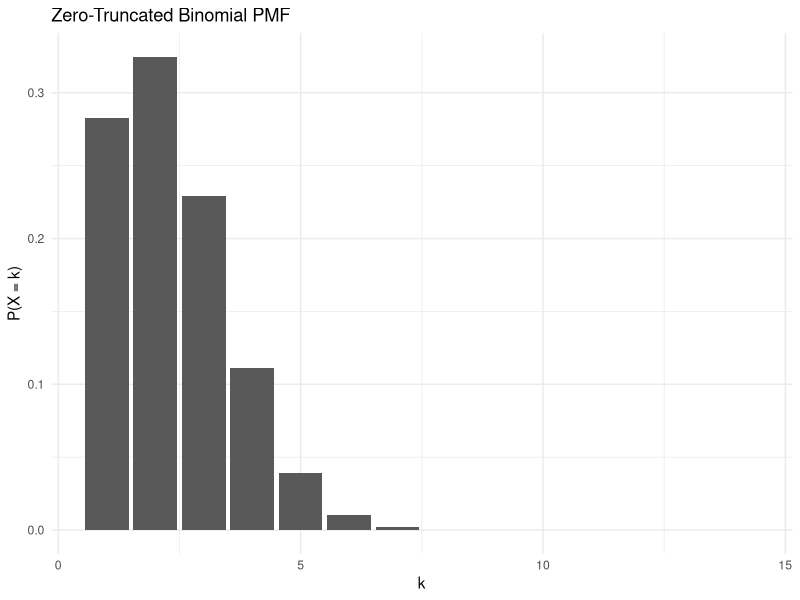
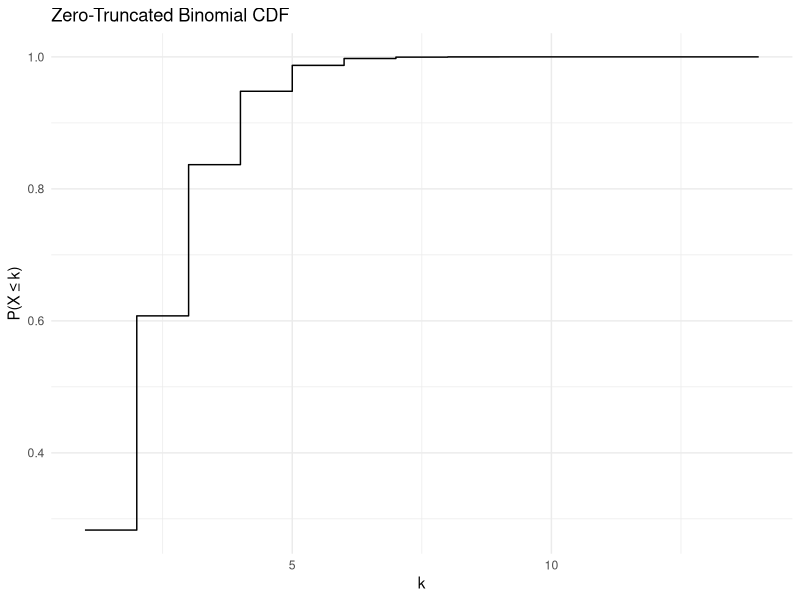

Source code (R) for these figures, in order:
library(ggplot2)
# Zero-Truncated Binomial PMF
dztbinom <- function(k,n,p) {
  if (any(k < 1 | k > n)) {
    return(rep(0, length(k)))
  }
  binom_prob <- dbinom(k, size=n, prob = p)
  trunc_factor <- 1 - (1 - p)^n
  return (binom_prob/trunc_factor)
}
# cumulative distribution (CDF)
pztbinom <- function(k,n,p) {
  sapply(k, function(x) sum(dztbinom(1:x, n, p)))
}

n <- 14
p <- 0.15
k_vals <- 1:n

pmf <- dztbinom(k_vals, n, p)
cdf <- pztbinom(k_vals, n, p)

print(pmf)
print(cdf)

# Plot of PMF
pmf_df <- data.frame(k = k_vals, PMF = pmf)
ggplot(pmf_df, aes(x = k, y = PMF)) + geom_bar(stat="identity") + labs(title = "Zero-Truncated Binomial PMF", x = "k", y = "P(X = k)") + theme_minimal()

# plot of cdf
cdf_df <- data.frame(k= k_vals, CDF = cdf)
ggplot(cdf_df, aes(x = k, y = CDF)) + geom_step() + labs(title = "Zero-Truncated Binomial CDF", x = "k", y = "P(X ≤ k)") + theme_minimal()

# mean
mean_ztb <- sum(k_vals * pmf)

# variance
var_ztb <- sum((k_vals^2) * pmf) - mean_ztb^2


cat("ZTB Mean:", mean_ztb, "\n")
cat("ZTB Variance:", var_ztb, "\n")

# standard binomial
mean_binom <- n * p
var_binom <- n * p * (1 - p)

p0 <- dbinom(0, size = n, prob =p)

mean_ztb_theoretical <- mean_binom/(1 - p0)
var_ztb_theoretical <- (var_binom / (1 - p0)) + (p0 / (1-p0)^2 * mean_binom^2)

cat("ZTB Analytical Mean:", mean_ztb_theoretical, "\n")
cat("ZTB Analytical Variance:", var_ztb_theoretical, "\n")

cat("Standard Binomial Mean:", mean_binom, "\n")
cat("Standard Binomial Variance:", var_binom, "\n")
